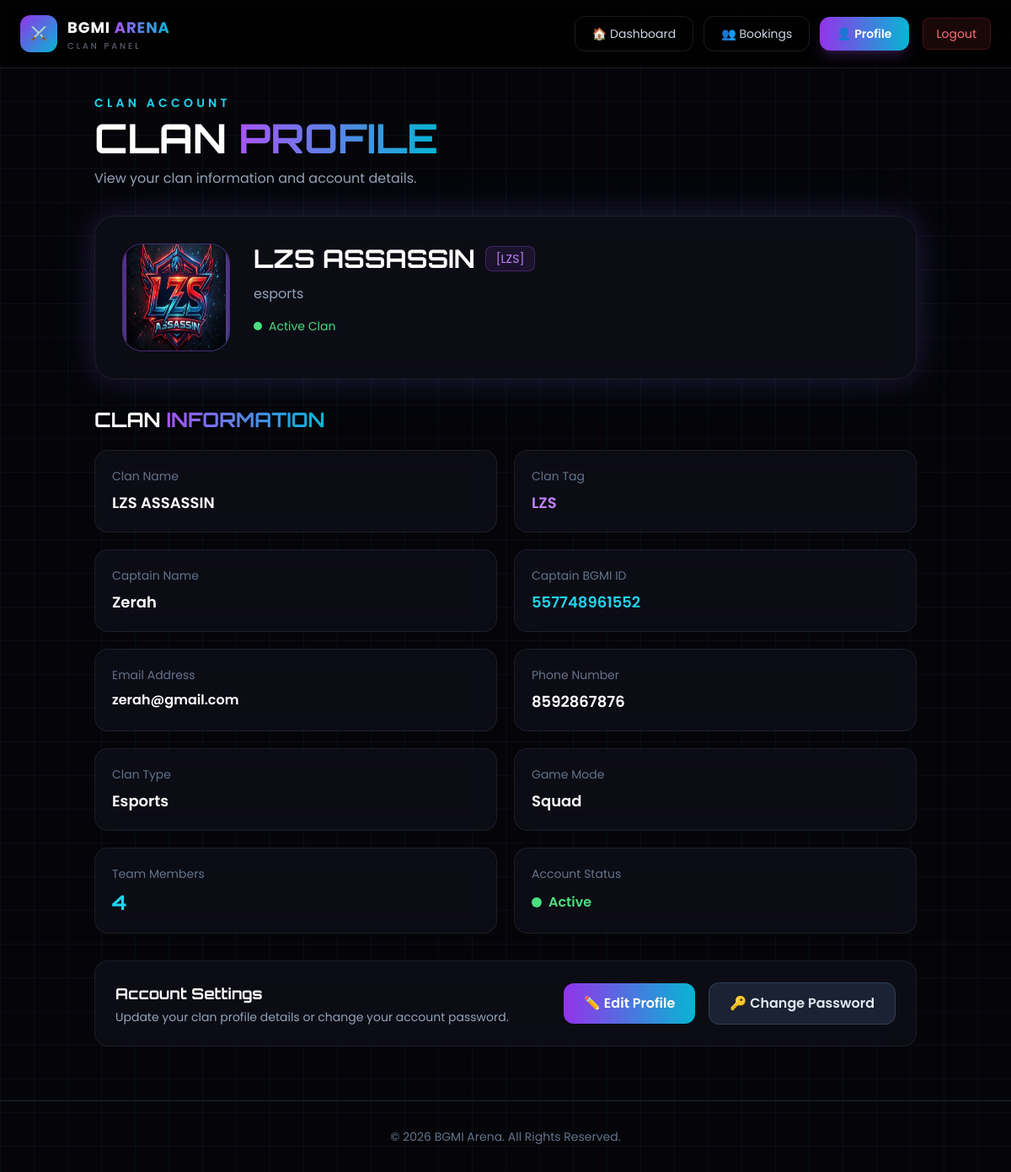
/clan/profile/ (signed in), run on the app's committed database.
### Guest/models.py (models this page shows, shortened)
class ClanRegistration(models.Model):
    CLAN_TYPE_CHOICES = [
        ('competitive', 'Competitive'),
        ('casual', 'Casual'),
        ('esports', 'Esports'),
    ]
    GAME_MODE_CHOICES = [
        ('duo', 'Duo'),
        ('squad', 'Squad'),
    ]
    MEMBER_COUNT_CHOICES = [
        (2, '2 Members'),
        (3, '3 Members'),
        (4, '4 Members'),
    ]
    clan_name = models.CharField(max_length=100)
    clan_tag = models.CharField(max_length=6, unique=True)
    captain_name = models.CharField(max_length=100)
    email = models.EmailField(unique=True)
    phone = models.CharField(max_length=10)
    clan_type = models.CharField(
        max_length=20,
        choices=CLAN_TYPE_CHOICES
    )
    captain_bgmi_id = models.CharField(
        max_length=50,
        unique=True
    )
    game_mode = models.CharField(
        max_length=10,
        choices=GAME_MODE_CHOICES
    )
    member_count = models.PositiveIntegerField(
        choices=MEMBER_COUNT_CHOICES
    )
    location = models.CharField(
        max_length=100,
        blank=True,
        null=True
    )
    description = models.TextField(
        blank=True,
        null=True
    )
    clan_logo = models.ImageField(
        upload_to='clan_logos/',
        blank=True,
        null=True
    )
    password = models.CharField(max_length=128)
    is_verified = models.BooleanField(default=False)
    created_at = models.DateTimeField(auto_now_add=True)

### Clan/views.py (the view)
def clan_profile(request):
    if request.session.get("user_type") != "clan":
        return redirect("login")
    clan_id = request.session.get("clan_id")
    if not clan_id:
        return redirect("login")
    try:
        clan = ClanRegistration.objects.get(id=clan_id)
    except ClanRegistration.DoesNotExist:
        request.session.flush()
        return redirect("login")
    print("================================")
    print("IMAGE FIELD :", clan.clan_logo)
    print("IMAGE URL   :", clan.clan_logo.url if clan.clan_logo else "NO IMAGE")
    print("MEDIA_ROOT  :", settings.MEDIA_ROOT)
    if clan.clan_logo:
        print("IMAGE PATH  :", clan.clan_logo.path)
        print("FILE EXISTS :", os.path.exists(clan.clan_logo.path))
    print("================================")
    return render(
        request,
        "Clan/clan_profile.html",
        {
            "clan": clan
        }
    )

### Clan/templates/Clan/clan_profile.html (shortened to what this page needs)
<!DOCTYPE html>
<html lang="en">
<head>
    <script src="https://cdn.tailwindcss.com"></script>
</head>
<body class="bg-[#050509] text-white grid-bg min-h-screen">
    <nav class="fixed
                top-0
                left-0
                right-0
                z-50
                bg-black/70
                backdrop-blur-xl
                border-b
                border-white/10">
        <div class="max-w-7xl
                    mx-auto
                    px-6">
            <div class="flex
                        items-center
                        justify-between
                        h-20">
                <a href="{% url 'index' %}" class="flex
                          items-center
                          gap-3">
                    <div class="w-11
                                h-11
                                rounded-xl
                                bg-gradient-to-br
                                from-purple-600
                                to-cyan-500
                                flex
                                items-center
                                justify-center
                                shadow-neon">
                        ⚔️
                    </div>
                    <div>
                        <h1 class="gaming-font
                                   font-bold
                                   text-lg
                                   tracking-wider">
                            BGMI
                            <span class="gradient-text">
                                ARENA
                            </span>
                        </h1>
                        <p class="text-[10px]
                                  text-gray-500
                                  tracking-[3px]">
                            CLAN PANEL
                        </p>
                    </div>
                </a>
                <div class="flex
                            items-center
                            gap-3
                            sm:gap-4">
                    <div class="hidden md:flex
                                items-center
                                gap-3
                                text-sm">
                        <a href="{% url 'clan_dashboard' %}" class="px-5
                                  py-2.5
                                  rounded-xl
                                  text-slate-300
                                  border
                                  border-white/10
                                  hover:border-purple-500/40
                                  hover:text-purple-400
                                  transition
                                  duration-300">
                            🏠 Dashboard
                        </a>
                        <a href="{% url 'view_booking' %}" class="px-5
                                  py-2.5
                                  rounded-xl
                                  text-slate-300
                                  border
                                  border-white/10
                                  hover:border-cyan-500/40
                                  hover:text-cyan-400
                                  transition
                                  duration-300">
                            👥 Bookings
                        </a>
                        <a href="{% url 'clan_profile' %}" class="px-5
                                  py-2.5
                                  rounded-xl
                                  bg-gradient-to-r
                                  from-purple-600
                                  to-cyan-500
                                  text-white
                                  font-semibold
                                  hover:opacity-90
                                  hover:scale-105
                                  transition
                                  duration-300
                                  shadow-lg
                                  shadow-purple-500/20">
                            👤 Profile
                        </a>
                    </div>
                    <a href="{% url 'logout' %}" class="hidden
                              sm:block
                              px-4
                              py-2
                              rounded-lg
                              bg-red-500/10
                              text-red-400
                              border
                              border-red-500/20
                              hover:bg-red-500
                              hover:text-white
                              transition
                              text-sm">
                        Logout
                    </a>
                </div>
            </div>
        </div>
    </nav>
    <main class="pt-28 pb-16">
        <div class="max-w-5xl mx-auto px-6">
            <div class="mb-8">
                <p class="text-cyan-400 uppercase
                      tracking-[0.3em] text-sm font-semibold">
                    Clan Account
                </p>
                <h1 class="orbitron text-4xl md:text-5xl
                       font-bold mt-2">
                    CLAN <span class="gradient-text">PROFILE</span>
                </h1>
                <p class="text-slate-400 mt-3">
                    View your clan information and account details.
                </p>
            </div>
            <div class="glass profile-glow rounded-3xl
                    p-8 mb-8">
                <div class="flex flex-col md:flex-row
                        items-center md:items-start
                        gap-7">
<div class="w-32 h-32 rounded-3xl
            bg-gradient-to-br
            from-purple-600/20
            to-cyan-500/20
            border border-purple-500/30
            flex items-center justify-center
            overflow-hidden">
                        {% if clan.clan_logo %}
                        <img
                            src="{{ clan.clan_logo.url }}"
                            class="w-32
                                   h-32
                                   md:w-40
                                   md:h-40
                                   rounded-3xl
                                   clan-logo
                                   border-4
                                   border-purple-500/40
                                   shadow-neon"
                            alt="Clan Logo">
                        {% endif %}
</div>
                    <div class="text-center md:text-left flex-1">
                        <div class="flex flex-col md:flex-row
                                md:items-center gap-3">
                            <h2 class="orbitron text-3xl font-bold">
                                {{ clan.clan_name }}
                            </h2>
                            {% if clan.clan_tag %}
                            <span class="inline-block
                                     px-3 py-1 rounded-lg
                                     bg-purple-500/10
                                     border border-purple-500/30
                                     text-purple-400 text-sm">
                                [{{ clan.clan_tag }}]
                            </span>
                            {% endif %}
                        </div>
                        <p class="text-slate-400 mt-3">
                            {{ clan.clan_type|default:"BGMI Gaming Clan" }}
                        </p>
                        <div class="flex items-center
                                justify-center md:justify-start
                                gap-2 mt-4">
                            <span class="w-2.5 h-2.5
                                     rounded-full
                                     bg-green-400">
                            </span>
                            <span class="text-green-400 text-sm">
                                Active Clan
                            </span>
                        </div>
                    </div>
                </div>
            </div>
            <div class="mb-8">
                <h2 class="orbitron text-2xl font-bold mb-5">
                    CLAN <span class="gradient-text">
                        INFORMATION
                    </span>
                </h2>
                <div class="grid md:grid-cols-2 gap-5">
                    <div class="glass info-card rounded-2xl p-5">
                        <p class="text-slate-500 text-sm">
                            Clan Name
                        </p>
                        <p class="font-semibold text-lg mt-2">
                            {{ clan.clan_name }}
                        </p>
                    </div>
                    <div class="glass info-card rounded-2xl p-5">
                        <p class="text-slate-500 text-sm">
                            Clan Tag
                        </p>
                        <p class="font-semibold text-lg mt-2
                              text-purple-400">
                            {{ clan.clan_tag }}
                        </p>
                    </div>
                    <div class="glass info-card rounded-2xl p-5">
                        <p class="text-slate-500 text-sm">
                            Captain Name
                        </p>
                        <p class="font-semibold text-lg mt-2">
                            {{ clan.captain_name }}
                        </p>
                    </div>
                    <div class="glass info-card rounded-2xl p-5">
                        <p class="text-slate-500 text-sm">
                            Captain BGMI ID
                        </p>
                        <p class="font-semibold text-lg mt-2
                              text-cyan-400">
                            {{ clan.captain_bgmi_id }}
                        </p>
                    </div>
                    <div class="glass info-card rounded-2xl p-5">
                        <p class="text-slate-500 text-sm">
                            Email Address
                        </p>
                        <p class="font-semibold mt-2
                              break-all">
                            {{ clan.email }}
                        </p>
                    </div>
                    <div class="glass info-card rounded-2xl p-5">
                        <p class="text-slate-500 text-sm">
                            Phone Number
                        </p>
                        <p class="font-semibold text-lg mt-2">
                            {{ clan.phone }}
                        </p>
                    </div>
                    <div class="glass info-card rounded-2xl p-5">
                        <p class="text-slate-500 text-sm">
                            Clan Type
                        </p>
                        <p class="font-semibold text-lg mt-2">
                            {{ clan.get_clan_type_display }}
                        </p>
                    </div>
                    <div class="glass info-card rounded-2xl p-5">
                        <p class="text-slate-500 text-sm">
                            Game Mode
                        </p>
                        <p class="font-semibold text-lg mt-2">
                            {{ clan.get_game_mode_display }}
                        </p>
                    </div>
                    <div class="glass info-card rounded-2xl p-5">
                        <p class="text-slate-500 text-sm">
                            Team Members
                        </p>
                        <p class="orbitron text-2xl font-bold
                              text-cyan-400 mt-2">
                            {{ clan.member_count }}
                        </p>
                    </div>
                    <div class="glass info-card rounded-2xl p-5">
                        <p class="text-slate-500 text-sm">
                            Account Status
                        </p>
                        <div class="flex items-center gap-2 mt-3">
                            <span class="w-3 h-3
                                     rounded-full
                                     bg-green-400">
                            </span>
                            <span class="text-green-400
                                     font-semibold">
                                Active
                            </span>
                        </div>
                    </div>
                </div>
            </div>
            <div class="glass rounded-2xl p-6 flex flex-col sm:flex-row items-center justify-between gap-4">
                <div>
                    <h3 class="orbitron text-lg font-bold">Account Settings</h3>
                    <p class="text-slate-400 text-sm mt-1">Update your clan profile details or change your account
                        password.</p>
                </div>
                <div class="flex flex-wrap items-center gap-4 w-full sm:w-auto">
                    <a href="{% url 'edit_profiles' %}" class="flex-1 sm:flex-none inline-flex items-center justify-center px-6 py-3 rounded-xl
                          bg-gradient-to-r from-purple-600 to-cyan-500
                          font-semibold hover:scale-105 active:scale-95 transition">
                        ✏️ Edit Profile
                    </a>
                    <a href="{% url 'change_passwords' %}" class="flex-1 sm:flex-none inline-flex items-center justify-center px-6 py-3 rounded-xl
                          bg-slate-800/80 border border-slate-700 hover:border-purple-500/50
                          text-slate-200 hover:text-white hover:bg-slate-700/50
                          font-semibold hover:scale-105 active:scale-95 transition">
                        🔑 Change Password
                    </a>
                </div>
            </div>
        </div>
    </main>
    <footer class="border-t border-slate-800 py-8">
        <div class="text-center
                text-slate-500 text-sm">
            © 2026 BGMI Arena. All Rights Reserved.
        </div>
    </footer>
</body>
</html>

### data on the page
ClanRegistration: clan_logo (picture), clan_name "LZS ASSASSIN", clan_tag "LZS", clan_type "esports", captain_name "Zerah", captain_bgmi_id "557748961552", email "zerah@gmail.com", phone "8592867876", clan_type "Esports", game_mode "Squad", member_count "4"
